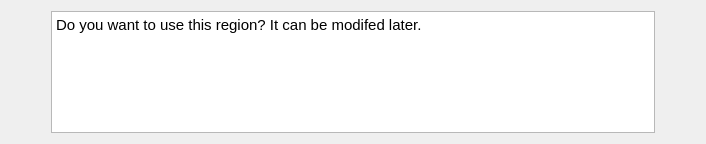
<?xml version="1.0" encoding="UTF-8"?>
<ui version="4.0">
 <class>RegionsWizardStartPage</class>
 <widget class="QWizardPage" name="RegionsWizardStartPage">
  <property name="geometry">
   <rect>
    <x>0</x>
    <y>0</y>
    <width>706</width>
    <height>144</height>
   </rect>
  </property>
  <property name="windowTitle">
   <string>Start Page</string>
  </property>
  <property name="title">
   <string>Start New Region</string>
  </property>
  <attribute name="pageId">
   <string notr="true">0</string>
  </attribute>
  <layout class="QVBoxLayout" name="verticalLayout">
   <item>
    <layout class="QHBoxLayout" name="horizontalLayout" stretch="0,1,0">
     <item>
      <spacer name="horizontalSpacer">
       <property name="orientation">
        <enum>Qt::Horizontal</enum>
       </property>
       <property name="sizeHint" stdset="0">
        <size>
         <width>40</width>
         <height>20</height>
        </size>
       </property>
      </spacer>
     </item>
     <item>
      <widget class="QTextBrowser" name="_textBrowser">
       <property name="html">
        <string>&lt;!DOCTYPE HTML PUBLIC &quot;-//W3C//DTD HTML 4.0//EN&quot; &quot;http://www.w3.org/TR/REC-html40/strict.dtd&quot;&gt;
&lt;html&gt;&lt;head&gt;&lt;meta name=&quot;qrichtext&quot; content=&quot;1&quot; /&gt;&lt;style type=&quot;text/css&quot;&gt;
p, li { white-space: pre-wrap; }
&lt;/style&gt;&lt;/head&gt;&lt;body style=&quot; font-family:'MS Shell Dlg 2'; font-size:8pt; font-weight:400; font-style:normal;&quot;&gt;
&lt;p style=&quot; margin-top:0px; margin-bottom:0px; margin-left:0px; margin-right:0px; -qt-block-indent:0; text-indent:0px;&quot;&gt;&lt;span style=&quot; font-size:11pt;&quot;&gt;Do you want to use this region? It can be modifed later.&lt;/span&gt;&lt;/p&gt;&lt;/body&gt;&lt;/html&gt;</string>
       </property>
      </widget>
     </item>
     <item>
      <spacer name="horizontalSpacer_2">
       <property name="orientation">
        <enum>Qt::Horizontal</enum>
       </property>
       <property name="sizeHint" stdset="0">
        <size>
         <width>40</width>
         <height>20</height>
        </size>
       </property>
      </spacer>
     </item>
    </layout>
   </item>
   <item>
    <spacer name="verticalSpacer">
     <property name="orientation">
      <enum>Qt::Vertical</enum>
     </property>
     <property name="sizeHint" stdset="0">
      <size>
       <width>20</width>
       <height>2</height>
      </size>
     </property>
    </spacer>
   </item>
  </layout>
 </widget>
 <resources/>
 <connections/>
</ui>
